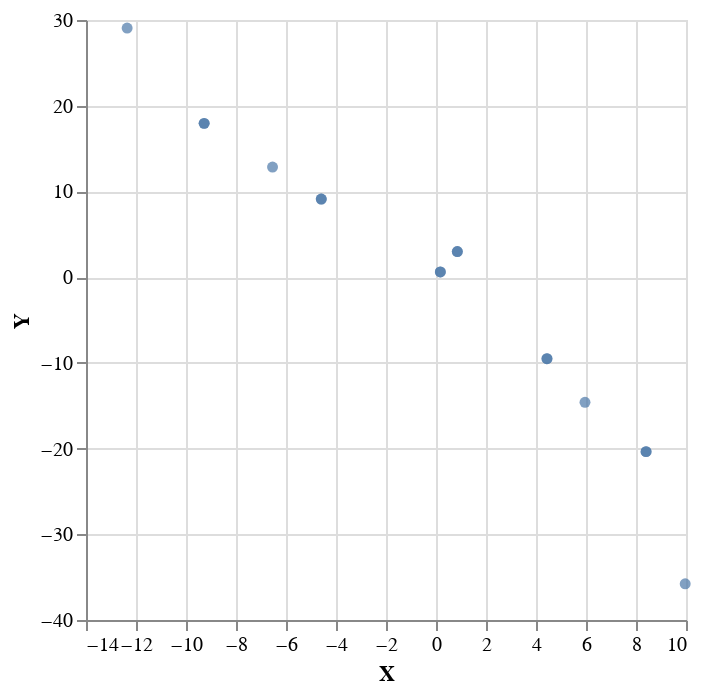

Notebook cell for this chart:
### Code cell
ps_u = alt.Chart(data[1:1000]).mark_circle().encode(
    x=alt.X('ps_u', axis=alt.Axis(title='X')),
    y=alt.Y('ps_up', axis=alt.Axis(title='Y')),
    colour = "sourceID"
)
ps_u.max_rows=20000
ps_u

### Figure 1 — Vega-Lite specification as saved in the notebook (floating-point values rounded to 4 significant figures)
{"$schema": "https://vega.github.io/schema/vega-lite/v1.2.1.json", "data": {"values": [{"particleID": 1, "ps_delta": 5.292e-06, "ps_l": -6.529, "ps_u": 5.96, "ps_up": -14.6, "ps_v": 1.448e-06, "ps_vp": 1.038e-05, "sourceID": 16777220, "t_event": 305.9}, {"particleID": 2, "ps_delta": 3.219e-06, "ps_l": -4.585, "ps_u": 4.439, "ps_up": -9.51, "ps_v": 6.956, "ps_vp": -0.9482, "sourceID": 16777220, "t_event": 304.7}, {"particleID": 3, "ps_delta": -2.777e-07, "ps_l": -0.02989, "ps_u": 0.1737, "ps_up": 0.6009, "ps_v": 9.54, "ps_vp": -2.446, "sourceID": 16777220, "t_event": 302.0}, {"particleID": 4, "ps_delta": -1.699e-06, "ps_l": 4.367, "ps_u": -4.589, "ps_up": 9.112, "ps_v": 6.634, "ps_vp": -2.07, "sourceID": 16777220, "t_event": 299.4}, {"particleID": 5, "ps_delta": -2.038e-06, "ps_l": 6.135, "ps_u": -6.539, "ps_up": 12.85, "ps_v": -7.841e-06, "ps_vp": -7.214e-05, "sourceID": 16777220, "t_event": 298.4}, {"particleID": 6, "ps_delta": -1.804e-06, "ps_l": 4.367, "ps_u": -4.589, "ps_up": 9.112, "ps_v": -6.634, "ps_vp": 2.07, "sourceID": 16777220, "t_event": 299.4}, {"particleID": 7, "ps_delta": -3.885e-07, "ps_l": -0.02994, "ps_u": 0.1736, "ps_up": 0.6009, "ps_v": -9.54, "ps_vp": 2.446, "sourceID": 16777220, "t_event": 302.0}, {"particleID": 8, "ps_delta": 3.124e-06, "ps_l": -4.585, "ps_u": 4.439, "ps_up": -9.51, "ps_v": -6.956, "ps_vp": 0.9483, "sourceID": 16777220, "t_event": 304.7}, {"particleID": 9, "ps_delta": -1.033e-05, "ps_l": -13.52, "ps_u": 9.968, "ps_up": -35.78, "ps_v": -1.388e-06, "ps_vp": -2.207e-05, "sourceID": 16777220, "t_event": 310.0}, {"particleID": 10, "ps_delta": 7.644e-06, "ps_l": -9.376, "ps_u": 8.403, "ps_up": -20.36, "ps_v": 14.38, "ps_vp": -0.1475, "sourceID": 16777220, "t_event": 307.5}, {"particleID": 11, "ps_delta": -8.691e-07, "ps_l": -0.1403, "ps_u": 0.8539, "ps_up": 2.981, "ps_v": 18.85, "ps_vp": -5.998, "sourceID": 16777220, "t_event": 302.1}, {"particleID": 12, "ps_delta": -4.324e-06, "ps_l": 8.512, "ps_u": -9.274, "ps_up": 17.94, "ps_v": 13.1, "ps_vp": -4.592, "sourceID": 16777220, "t_event": 297.0}, {"particleID": 13, "ps_delta": -0.0001063, "ps_l": 11.76, "ps_u": -12.35, "ps_up": 29.06, "ps_v": -2.179e-05, "ps_vp": -0.0001968, "sourceID": 16777220, "t_event": 295.1}, {"particleID": 14, "ps_delta": -4.537e-06, "ps_l": 8.512, "ps_u": -9.274, "ps_up": 17.94, "ps_v": -13.1, "ps_vp": 4.592, "sourceID": 16777220, "t_event": 297.0}, {"particleID": 15, "ps_delta": -1.163e-06, "ps_l": -0.1404, "ps_u": 0.8539, "ps_up": 2.98, "ps_v": -18.85, "ps_vp": 5.999, "sourceID": 16777220, "t_event": 302.1}, {"particleID": 16, "ps_delta": 7.47e-06, "ps_l": -9.376, "ps_u": 8.403, "ps_up": -20.36, "ps_v": -14.38, "ps_vp": 0.1477, "sourceID": 16777220, "t_event": 307.5}]}, "encoding": {"colour": "sourceID", "x": {"axis": {"title": "X"}, "field": "ps_u", "type": "quantitative"}, "y": {"axis": {"title": "Y"}, "field": "ps_up", "type": "quantitative"}}, "mark": "circle"}
